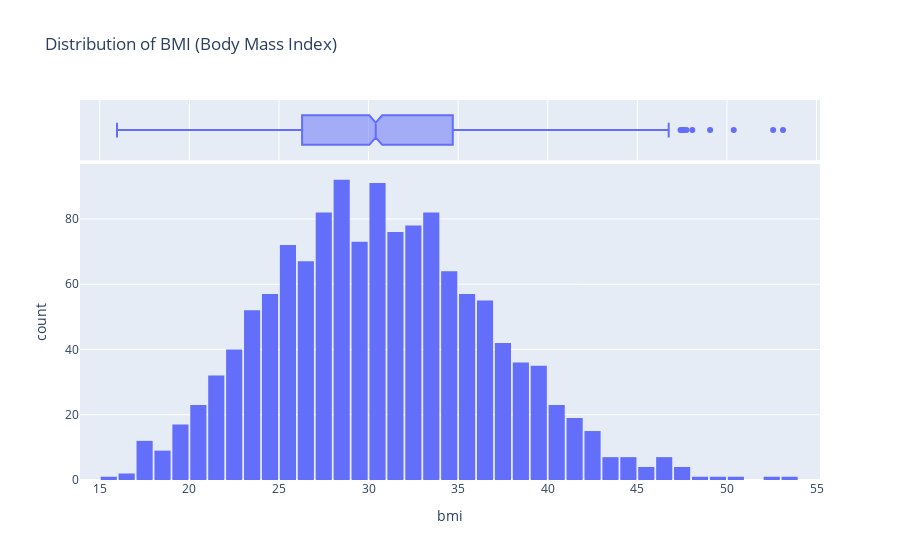

This figure's notebook cell:
### Code cell
fig = px.histogram(insurance_df, 
                   x='bmi', 
                   marginal='box', 
                   title='Distribution of BMI (Body Mass Index)')
fig.update_layout(bargap=0.1)
fig.show()

### Figure 1 — Plotly figure (JSON) as saved in the notebook; plotly's stock layout.template omitted (floating-point values rounded to 4 significant figures; data arrays with more than 128 entries replaced by an {"elided": "..."} marker saying what was removed)
{"data": [{"alignmentgroup": "True", "bingroup": "x", "hovertemplate": "bmi=%{x}<br>count=%{y}<extra></extra>", "legendgroup": "", "marker": {"color": "#636efa", "pattern": {"shape": ""}}, "name": "", "offsetgroup": "", "orientation": "v", "showlegend": false, "type": "histogram", "x": {"elided": "1338 float values"}, "xaxis": "x", "yaxis": "y"}, {"alignmentgroup": "True", "hovertemplate": "bmi=%{x}<extra></extra>", "legendgroup": "", "marker": {"color": "#636efa"}, "name": "", "notched": true, "offsetgroup": "", "showlegend": false, "type": "box", "x": {"elided": "1338 float values"}, "xaxis": "x2", "yaxis": "y2"}], "layout": {"bargap": 0.1, "barmode": "relative", "legend": {"tracegroupgap": 0}, "title": {"text": "Distribution of BMI (Body Mass Index)"}, "xaxis": {"anchor": "y", "domain": [0, 1], "title": {"text": "bmi"}}, "xaxis2": {"anchor": "y2", "domain": [0, 1], "matches": "x", "showgrid": true, "showticklabels": false}, "yaxis": {"anchor": "x", "domain": [0, 0.8316], "title": {"text": "count"}}, "yaxis2": {"anchor": "x2", "domain": [0.8416, 1], "matches": "y2", "showgrid": false, "showline": false, "showticklabels": false, "ticks": ""}}}
